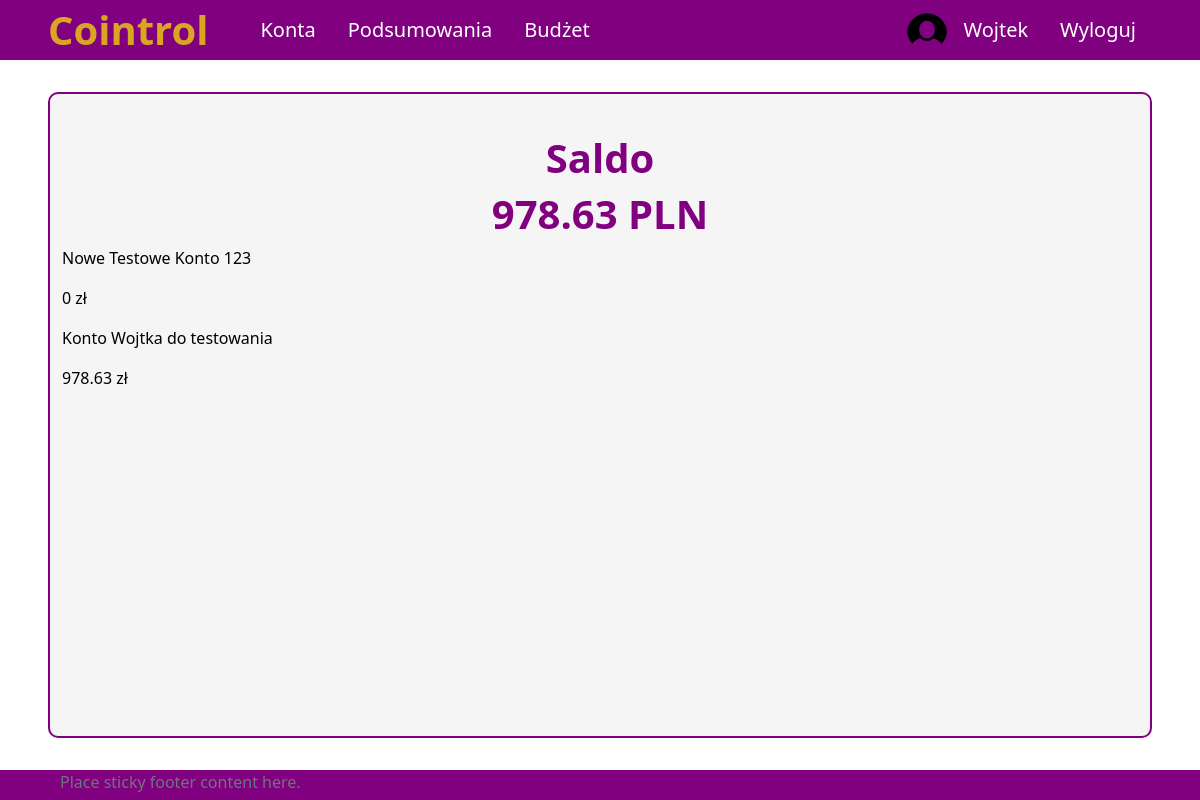
The app's page / (signed in), older data.
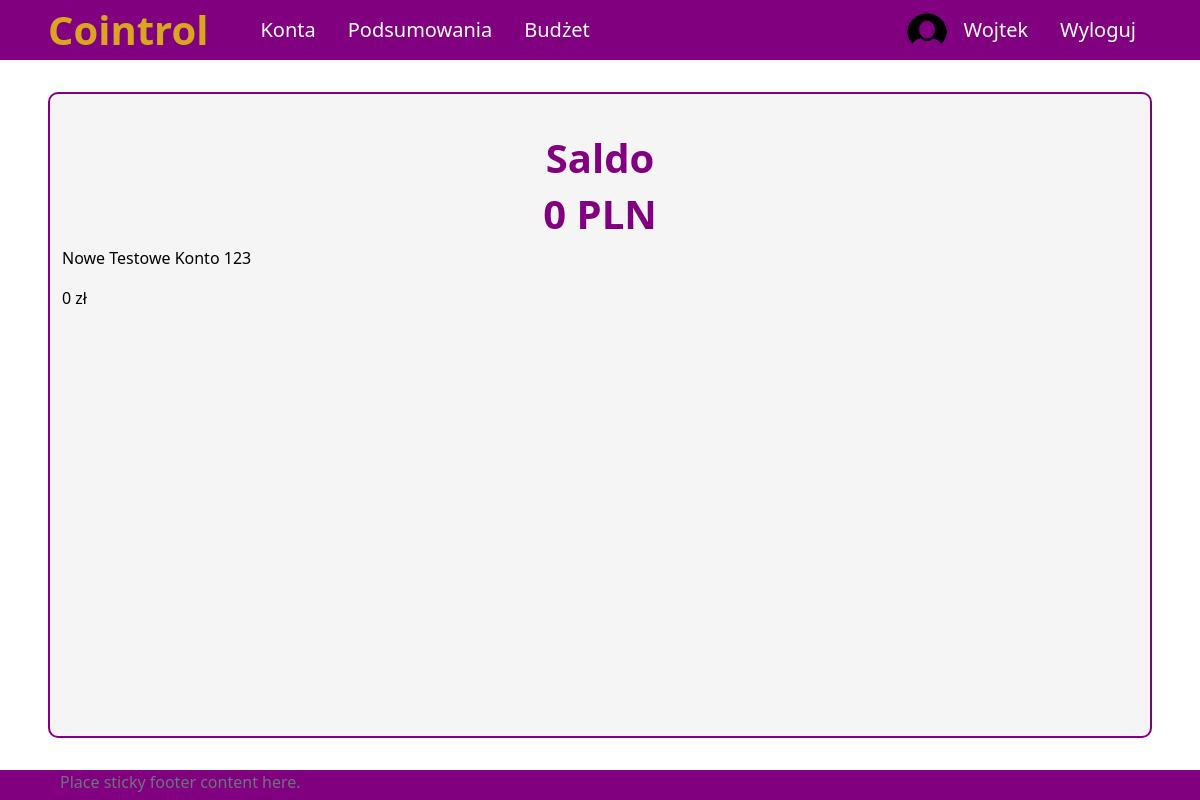
The same page, newer data.
### aplication/models.py (models this page shows, shortened)
class Account(models.Model):
    owner = models.ForeignKey(Profile, null=True, blank=True, on_delete=models.CASCADE)
    name = models.CharField(max_length=255)
    is_shared = models.BooleanField(default=False)
    id = models.UUIDField(default=uuid.uuid4, unique=True,
                            primary_key=True, editable=False)
    def __str__(self):
        return self.name
    def calculate_balance(self):
        balance = 0
        transactions = Transaction.objects.filter(id_account=self)
        for transaction in transactions:
            balance += transaction.converted_amount
        return balance

class Transaction(models.Model):
    id_account = models.ForeignKey(Account, on_delete=models.CASCADE)
    id_user = models.ForeignKey(Profile, on_delete=models.SET_NULL, null=True) #konto z którego dokonano transakcji zostało usunięte ale transakcja ma pozostać
    id_subcategory = models.ForeignKey(Subcategory, on_delete=models.SET_NULL, null=True) #umozliwienie usuniecia kategorii i podkategorii bez usuniecia transakcji
    name = models.CharField(max_length=255)
    is_periodic = models.BooleanField(default=False)
    amount = models.DecimalField(max_digits=10, decimal_places=2)
    converted_amount = models.DecimalField(max_digits=10, decimal_places=2)
    transaction_date = models.DateField()
    description = models.CharField(max_length=255, blank=True, null=True)
    id = models.UUIDField(default=uuid.uuid4, unique=True,
                            primary_key=True, editable=False)

### aplication/views.py (the view)
# urls.py: 2. Add a URL to urlpatterns:  path('', views.home, name='home')
def home(request):
    if request.user.is_authenticated:
        balance = 0
        acc = Account.objects.filter(owner=request.user.profile)
        for a in acc:
            balance += a.calculate_balance()
        context = {
            "accounts": acc,
            'profile_balance': balance
        }
        return render(request, 'application/home-login.html', context)
    else:
        return render(request, 'application/home-logout.html')

### templates/application/home-login.html (shortened to what this page needs)
{% extends 'application/base.html' %}
{% block content %}
    <div class="title">
        <h1>Saldo</h1>
        <h1>{{ profile_balance }} PLN</h1>
    </div>
    <div class="content">
        {% for acc in accounts %}
            <div class="account">
                <p>{{ acc }}</p>
                <p>{{ acc.calculate_balance }} zł</p>
            </div>
        {% endfor %}
    </div>
{% endblock  %}

### templates/application/base.html (shortened to what this page needs)
{%load static%}
<!DOCTYPE html>
<html lang="pl">
<head>
    <link href="https://cdn.jsdelivr.net/npm/bootstrap@5.2.2/dist/css/bootstrap.min.css" rel="stylesheet">
    <link rel="stylesheet" type="text/css" href="{% static 'css/style.css' %}">
</head>
<body>
    <nav class="nav">
        {% if user.is_authenticated %}
        <ul class="nav justify-content-start">
            <li class="nav-item"><a id="logo-link" class="nav-link" href="{% url 'home' %}"><text id="app-name">Cointrol</text></a>
            <li class="nav-item"><a class="nav-link" href="{% url 'all-accounts' %}">Konta</a></li>
            <li class="nav-item"><a class="nav-link" href="#">Podsumowania</a></li>
            <li class="nav-item"><a class="nav-link" href="#">Budżet</a></li>
        </ul>
        <ul class="nav justify-content-end">
            <img src="{% static 'images/circle_user_image.png' %}", style="border-radius: 50%; width: 40px;">
            <li class="nav-item"><a class="nav-link" href="{% url 'profile' %}">{{ user.username }}</a></li>
            <li class="nav-item"><a class="nav-link" href="{% url 'logout' %}">Wyloguj</a></li>
        </ul>
        {% endif %}
    </nav>
    <div id = "site-content">
        {% block content %}
        {% endblock %}
    </div>
    <footer class="footer">
        <div class="container">
            <span class="text-muted">Place sticky footer content here.</span>
        </div>
    </footer>
</body>
</html>

### aplication/static/css/style.css (style rules this page uses)
body { background-color: white; color: black; }
a.nav-link { color: white; font-size: 20px; }
ul.nav { align-items: center; }
nav.nav { height: 60px; background-color: purple; justify-content: space-between; padding-left: 4vw; padding-right: 4vw; }
#logo-link { padding: 0; margin-right: 3vw; }
#app-name { color: goldenrod; font-size: 40px; font-weight: bold; }
#site-content { min-height: calc(100vh - 60px - 8vh - 30px); margin-top: 4vh; margin-bottom: 4vh; margin-left: 4vw; margin-right: 4vw; border: 2px solid purple; border-radius: 10px; background-color: whitesmoke; }
div.title { padding-top: 5vh; display: flex; align-items: center; flex-direction: column; }
div.title h1 { color: purple; font-size: 40px; font-weight: bold; }
div.content { padding-left: 1vw; padding-right: 1vw; }
footer { height: 30px; background-color: purple; justify-content: space-between; padding-left: 4vw; padding-right: 4vw; }

Row changes from the older to the newer data that the page shows:
removed Account: name "Konto Wojtka do testowania", calculate_balance "978.63"
Text that changed along with them:
{{ profile_balance }}: "978.63" → "0"
